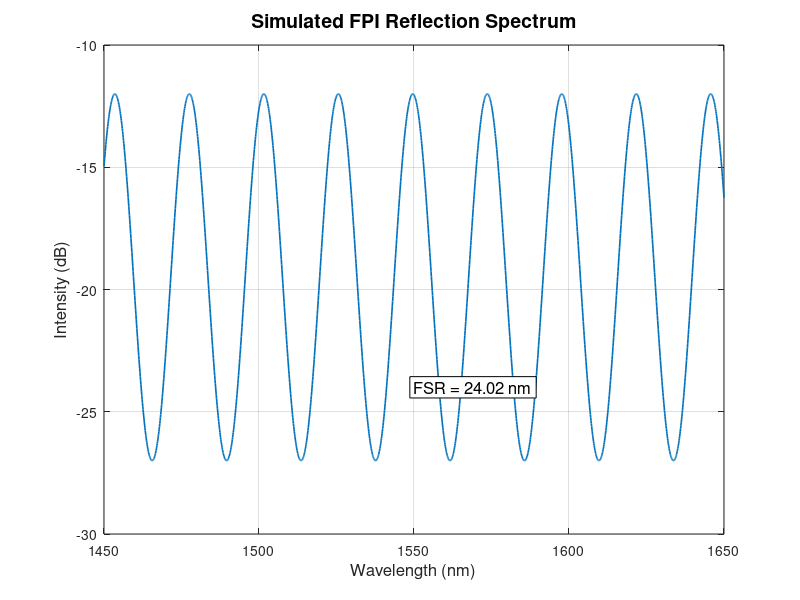

Here is the MATLAB script that generated this plot: (Note: this script raises an error after producing the figure.)
% ——————————————
% 1. 參數設定（dB 單位）
% ——————————————
A_min_dB = -12;     % 最小光強度 (dB)，請自行設定
A_max_dB = -27;     % 最大光強度 (dB)，請自行設定
n_1      = 1.00;    % 光纖折射率
L_1_um   = 50;     % 腔長（μm）

% ——————————————
% 2. 建立波長軸（1450 nm～1650 nm，共 2001 點）
% ——————————————
lambda_nm = linspace(1450, 1650, 2001);   % 波長 (nm)
% FSR_nm = 20;
FSR_nm = 1550^2 / (2 * n_1 * L_1_um * 1e3);

% ——————————————
% 3. 計算 FPI 反射譜 (dB)
%    spec_dB = A_min_dB + (A_max_dB - A_min_dB) * (cos(...) + 1)/2
% ——————————————
% spec_dB = A_min_dB + (A_max_dB - A_min_dB) .* ...
%           (cos(4 * pi * n_1 * (L_1_um*1e-6) ./ (lambda_nm*1e-9)) + 1) / 2;
spec_dB = A_min_dB + (A_max_dB - A_min_dB) .* ...
          (cos(2 * pi * lambda_nm / FSR_nm) + 1) / 2;

% ——————————————
% 4. 計算 FSR（nm）
%    FSR = 1550^2 / (2 * n * L * 10^3)
%    其中 L 以 μm 為單位
% ——————————————
% FSR_nm = 1550^2 / (2 * n_1 * L_1_um * 1e3);

% ——————————————
% 5. 繪圖並在圖中標示 FSR
% ——————————————
figure;
plot(lambda_nm, spec_dB, 'LineWidth',1.2);
xlabel('Wavelength (nm)', 'FontSize',12);
ylabel('Intensity (dB)',    'FontSize',12);
title(('Simulated FPI Reflection Spectrum'), 'FontSize',14);
grid on;
hold on;

% 在波長 1550 nm 處標示 FSR 數值
x_text = 1550;
y_text = A_min_dB + 0.8*(A_max_dB - A_min_dB);
text(x_text, y_text, sprintf('FSR = %.2f nm', FSR_nm), ...
     'FontSize',12, 'BackgroundColor','white', 'EdgeColor','black');

hold off;

% ——————————————
% 6. 輸出成 Excel（每列一組資料：第一欄波長，第二欄光強）
% ——————————————
data     = [lambda_nm(:), spec_dB(:)];    % 5001×2 矩陣：col1=wavelength, col2=intensity
filename = ['FPI_spectrum_' num2str(FSR_nm, '%.2f') '.xlsx'];
writematrix(data, filename);
